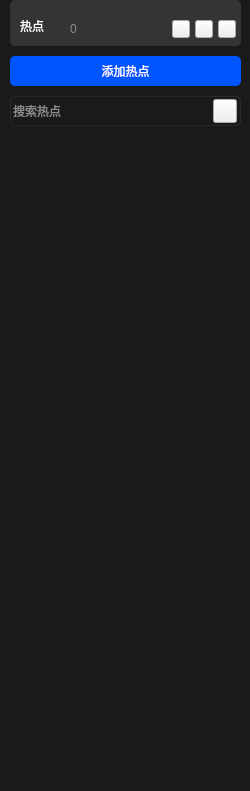
<?xml version="1.0" encoding="UTF-8"?>
<ui version="4.0">
 <class>project_edit_hotpointClass</class>
 <widget class="QWidget" name="project_edit_hotpointClass">
  <property name="geometry">
   <rect>
    <x>0</x>
    <y>0</y>
    <width>250</width>
    <height>791</height>
   </rect>
  </property>
  <property name="windowTitle">
   <string>project_edit_hotpoint</string>
  </property>
  <widget class="QLabel" name="label_bg">
   <property name="geometry">
    <rect>
     <x>0</x>
     <y>0</y>
     <width>250</width>
     <height>801</height>
    </rect>
   </property>
   <property name="styleSheet">
    <string notr="true">background-color: rgb(26, 26, 26);</string>
   </property>
   <property name="text">
    <string/>
   </property>
  </widget>
  <widget class="QPushButton" name="pushButton_add">
   <property name="geometry">
    <rect>
     <x>10</x>
     <y>56</y>
     <width>231</width>
     <height>30</height>
    </rect>
   </property>
   <property name="styleSheet">
    <string notr="true">color: rgb(255, 255, 255);
background-color: rgb(0, 85, 255);
border-radius:5px;</string>
   </property>
   <property name="text">
    <string>添加热点</string>
   </property>
  </widget>
  <widget class="QListWidget" name="listWidget">
   <property name="geometry">
    <rect>
     <x>5</x>
     <y>130</y>
     <width>241</width>
     <height>651</height>
    </rect>
   </property>
   <property name="styleSheet">
    <string notr="true">background-color: rgb(26, 26, 26);
border:0px;</string>
   </property>
  </widget>
  <widget class="QLineEdit" name="lineEdit_search">
   <property name="geometry">
    <rect>
     <x>10</x>
     <y>96</y>
     <width>231</width>
     <height>30</height>
    </rect>
   </property>
   <property name="styleSheet">
    <string notr="true">background-color: rgb(26, 26, 26);
border: 1px solid rgb(40, 40, 40);
border-radius:5px;
color: rgb(255, 255, 255);</string>
   </property>
   <property name="placeholderText">
    <string>搜索热点</string>
   </property>
  </widget>
  <widget class="QPushButton" name="pushButton_filter">
   <property name="geometry">
    <rect>
     <x>195</x>
     <y>102</y>
     <width>18</width>
     <height>18</height>
    </rect>
   </property>
   <property name="text">
    <string/>
   </property>
  </widget>
  <widget class="QPushButton" name="pushButton_style">
   <property name="geometry">
    <rect>
     <x>218</x>
     <y>102</y>
     <width>18</width>
     <height>18</height>
    </rect>
   </property>
   <property name="text">
    <string/>
   </property>
  </widget>
  <widget class="QLabel" name="label">
   <property name="geometry">
    <rect>
     <x>190</x>
     <y>96</y>
     <width>51</width>
     <height>30</height>
    </rect>
   </property>
   <property name="styleSheet">
    <string notr="true">background-color: rgb(52, 52, 52);
border-radius:5px;</string>
   </property>
   <property name="text">
    <string/>
   </property>
  </widget>
  <widget class="QPushButton" name="pushButton_pi">
   <property name="geometry">
    <rect>
     <x>218</x>
     <y>20</y>
     <width>18</width>
     <height>18</height>
    </rect>
   </property>
   <property name="styleSheet">
    <string notr="true"/>
   </property>
   <property name="text">
    <string/>
   </property>
  </widget>
  <widget class="QLabel" name="label_hpCount">
   <property name="geometry">
    <rect>
     <x>70</x>
     <y>13</y>
     <width>51</width>
     <height>31</height>
    </rect>
   </property>
   <property name="styleSheet">
    <string notr="true">background-color: rgba(255, 255, 255,0);
color:rgb(140, 140, 140);
font: 10pt &quot;微软雅黑&quot;;</string>
   </property>
   <property name="text">
    <string>0</string>
   </property>
  </widget>
  <widget class="QLabel" name="label_hp">
   <property name="geometry">
    <rect>
     <x>20</x>
     <y>10</y>
     <width>51</width>
     <height>31</height>
    </rect>
   </property>
   <property name="styleSheet">
    <string notr="true">background-color: rgba(255, 255, 255,0);
color: rgb(255, 255, 255);
font: 14pt &quot;微软雅黑&quot;;</string>
   </property>
   <property name="text">
    <string>热点</string>
   </property>
  </widget>
  <widget class="QPushButton" name="pushButton_ceng">
   <property name="geometry">
    <rect>
     <x>172</x>
     <y>20</y>
     <width>18</width>
     <height>18</height>
    </rect>
   </property>
   <property name="styleSheet">
    <string notr="true"/>
   </property>
   <property name="text">
    <string/>
   </property>
  </widget>
  <widget class="QLabel" name="label_bg_2">
   <property name="geometry">
    <rect>
     <x>10</x>
     <y>0</y>
     <width>231</width>
     <height>46</height>
    </rect>
   </property>
   <property name="styleSheet">
    <string notr="true">background-color: rgb(52, 52, 52);
border-radius:5px;</string>
   </property>
   <property name="text">
    <string/>
   </property>
  </widget>
  <widget class="QPushButton" name="pushButton_group">
   <property name="geometry">
    <rect>
     <x>195</x>
     <y>20</y>
     <width>18</width>
     <height>18</height>
    </rect>
   </property>
   <property name="styleSheet">
    <string notr="true"/>
   </property>
   <property name="text">
    <string/>
   </property>
  </widget>
  <widget class="QPushButton" name="pushButton_del">
   <property name="geometry">
    <rect>
     <x>213</x>
     <y>99</y>
     <width>24</width>
     <height>24</height>
    </rect>
   </property>
   <property name="text">
    <string/>
   </property>
  </widget>
  <zorder>label_bg</zorder>
  <zorder>pushButton_add</zorder>
  <zorder>listWidget</zorder>
  <zorder>label</zorder>
  <zorder>pushButton_filter</zorder>
  <zorder>pushButton_style</zorder>
  <zorder>label_bg_2</zorder>
  <zorder>label_hp</zorder>
  <zorder>label_hpCount</zorder>
  <zorder>pushButton_pi</zorder>
  <zorder>pushButton_ceng</zorder>
  <zorder>pushButton_group</zorder>
  <zorder>lineEdit_search</zorder>
  <zorder>pushButton_del</zorder>
 </widget>
 <layoutdefault spacing="6" margin="11"/>
 <resources/>
 <connections/>
</ui>
